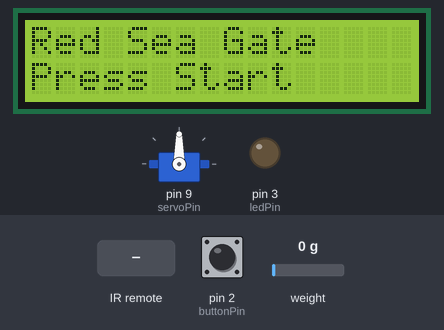
The sketch below on a simulated Arduino Uno, built with avr-gcc and run on an emulated ATmega328P. On the bench: 16×2 character LCD, servo, output pins drawn as LEDs (lit = HIGH). Inputs (shaded band) come from the test bench; at power-on: pin 2 (buttonPin) HIGH, weight on the scale 0 g. What the sketch prints to the serial monitor is not drawn.

Above: at 1.2 s.
1.3 s: pin 2 (buttonPin) pulled LOW for 0.15 s
At 2.5 s:
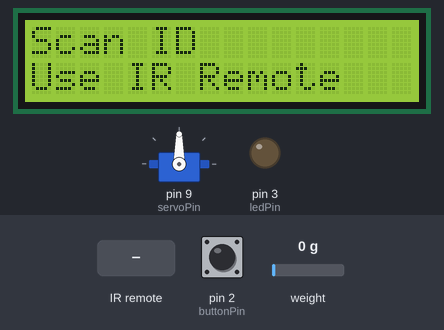
4.4 s: infrared code 0x1E8480 received
At 5.0 s:
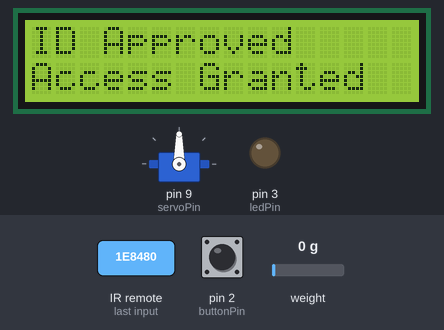
7.4 s: pin 2 (buttonPin) pulled LOW for 3.2 s
At 13.5 s:
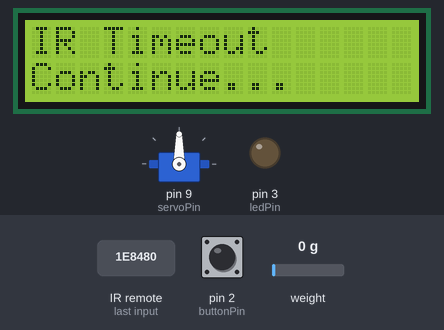
13.6 s: weight on the scale set to 1391 g
16.6 s: weight on the scale set to 1474 g
19.6 s: pin 2 (buttonPin) pulled LOW for 1 s
At 27.6 s:
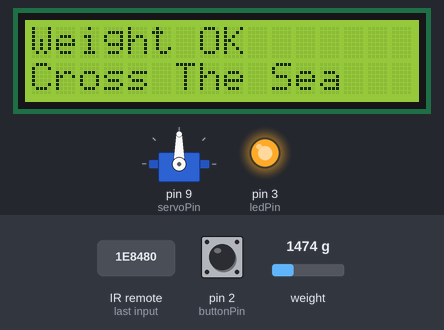
Timing chart, 0 to 28.6 s (numbered marks = the images above; inputs shaded):
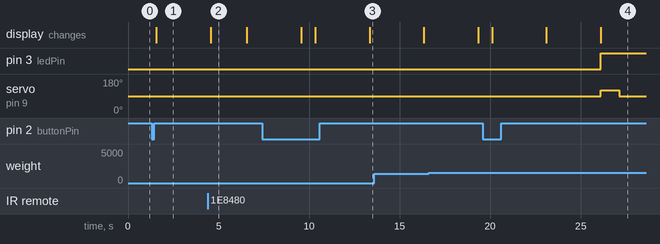

The sketch:

ARD_GROUP_09.ino
```cpp
#include <LiquidCrystal.h>
#include <Servo.h>
#include <IRremote.h>
#include "HX711.h"

// =====================
// Pin Definitions
// =====================
#define buttonPin 2
#define ledPin 3
#define servoPin 9
#define irPin 11

#define hx711DT 8
#define hx711SCK A1

// =====================
// LCD
// =====================
LiquidCrystal lcd(12, 10, 7, 6, 5, 4);

// =====================
// Servo + Scale
// =====================
Servo gateServo;
HX711 scale;

// =====================
// Weight Thresholds
// =====================
#define OK_LIMIT 600000
#define OVERLOAD_LIMIT 2000000

void setup() {

  pinMode(buttonPin, INPUT_PULLUP);
  pinMode(ledPin, OUTPUT);

  Serial.begin(9600);

  lcd.begin(16, 2);

  gateServo.attach(servoPin);

  // Continuous Servo STOP
  gateServo.write(90);

  scale.begin(hx711DT, hx711SCK);

  IrReceiver.begin(irPin);

  showHomeScreen();

  Serial.println("System Ready");
}

void loop() {

  if (digitalRead(buttonPin) == LOW) {

    delay(250);

    bool irOK = showIRScreen();

    if (irOK) {
      checkWeight();
    }

    showHomeScreen();

    delay(500);
  }
}

// =====================
// Home Screen
// =====================
void showHomeScreen() {

  lcd.clear();

  lcd.setCursor(0, 0);
  lcd.print("Red Sea Gate");

  lcd.setCursor(0, 1);
  lcd.print("Press Start");

  digitalWrite(ledPin, LOW);

  gateServo.write(90);
}

// =====================
// IR Check
// =====================
bool showIRScreen() {

  lcd.clear();

  lcd.setCursor(0, 0);
  lcd.print("Scan ID");

  lcd.setCursor(0, 1);
  lcd.print("Use IR Remote");

  Serial.println("Waiting for IR");

  delay(3000);

  if (IrReceiver.decode()) {

    Serial.print("IR Code: ");
    Serial.println(IrReceiver.decodedIRData.command);

    IrReceiver.resume();

    lcd.clear();

    lcd.setCursor(0, 0);
    lcd.print("ID Approved");

    lcd.setCursor(0, 1);
    lcd.print("Access Granted");

    Serial.println("IR Approved");

    delay(1000);

    return true;
  }

  lcd.clear();

  lcd.setCursor(0, 0);
  lcd.print("IR Timeout");

  lcd.setCursor(0, 1);
  lcd.print("Continue...");

  Serial.println("IR Timeout");

  delay(2000);

  return true;
}

// =====================
// Weight Check
// =====================
void checkWeight() {

  long weightValue = scale.read_average(10);

  Serial.print("Weight Value: ");
  Serial.println(weightValue);

  lcd.clear();

  // Overloaded
  if (weightValue >= OVERLOAD_LIMIT) {

    lcd.setCursor(0, 0);
    lcd.print("Overloaded");

    lcd.setCursor(0, 1);
    lcd.print("Remove Cargo");

    digitalWrite(ledPin, LOW);

    gateServo.write(90);

    Serial.println("REJECTED - OVERLOAD");

    delay(3000);
  }

  // Approved
  else if (weightValue >= OK_LIMIT) {

    lcd.setCursor(0, 0);
    lcd.print("Weight OK");

    lcd.setCursor(0, 1);
    lcd.print("Cross The Sea");

    digitalWrite(ledPin, HIGH);

    Serial.println("OPENING GATE");

    // Open Gate
    gateServo.write(120);
    delay(1000);

    gateServo.write(90);

    Serial.println("Gate Open");

    delay(5000);

    Serial.println("CLOSING GATE");

    // Close Gate
    gateServo.write(60);
    delay(1000);

    gateServo.write(90);

    digitalWrite(ledPin, LOW);

    Serial.println("Gate Closed");

    delay(1000);
  }

  // Too Low
  else {

    lcd.setCursor(0, 0);
    lcd.print("Load Too Low");

    lcd.setCursor(0, 1);
    lcd.print("Add Cargo");

    digitalWrite(ledPin, LOW);

    gateServo.write(90);

    Serial.println("REJECTED - LOW LOAD");

    delay(3000);
  }
}
```

Measured:
- after the input at 1.3 s, the display: changes after 0.26 s (image 1)
- after the input at 4.4 s, the display: changes after 0.16 s (image 2)
- after the input at 7.4 s, the display: first differs from a run without the input after 2.9 s (image 3 shows a later state)
- after the input at 19.6 s, pin 3 (ledPin): LOW → HIGH after 6.5 s; servo on pin 9 (servoPin): 90° → 120° after 6.5 s, → 90° 1.0 s later; the display: first changes after 0.50 s (image 4 shows a later state)
- what the display in image 2 shows lasts 2.0 s, from 4.6 s to 6.6 s
